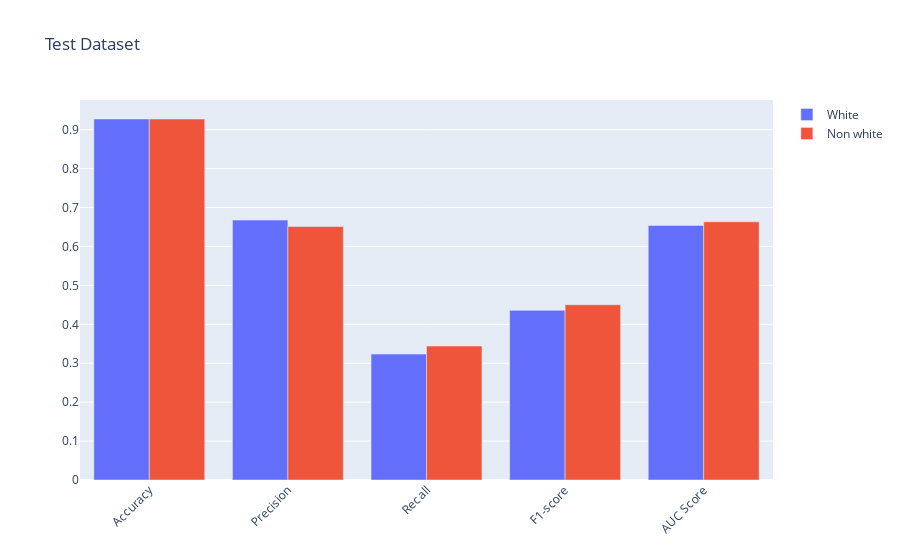

Source (notebook cell):
### Code cell
plot_bar_results("Test", metrics_ethnicity)

### Figure 1 — Plotly figure (JSON) as saved in the notebook; plotly's stock layout.template omitted (floating-point values rounded to 4 significant figures)
{"data": [{"name": "White", "type": "bar", "x": ["Accuracy", "Precision", "Recall", "F1-score", "AUC Score"], "y": [0.9275, 0.6678, 0.3235, 0.4358, 0.6541]}, {"name": "Non white", "type": "bar", "x": ["Accuracy", "Precision", "Recall", "F1-score", "AUC Score"], "y": [0.9274, 0.6513, 0.3442, 0.4504, 0.6634]}], "layout": {"barmode": "group", "title": {"text": "Test Dataset"}, "xaxis": {"tickangle": -45}}}
